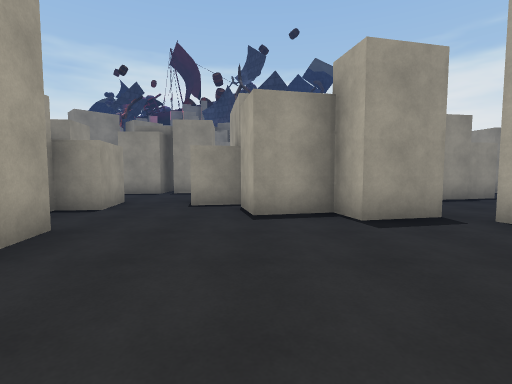
view 1 (above)

23 first-person views from a walk through a scene from a Unity 3-D project. The camera is 1.3 m above the floor, tilts 4° down and sees 85° across. The floor is counted in squares, 2 m on a side. Each view is taken from the middle of a square. On the plan, view 1 faces up. The plan holds only what a view shows up to about 9 squares ahead; the rest is blank. The place goes on beyond the plan. Some surface patterns are stand-ins.

view 2
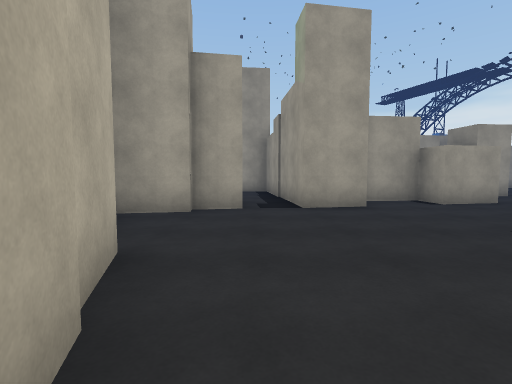

view 3
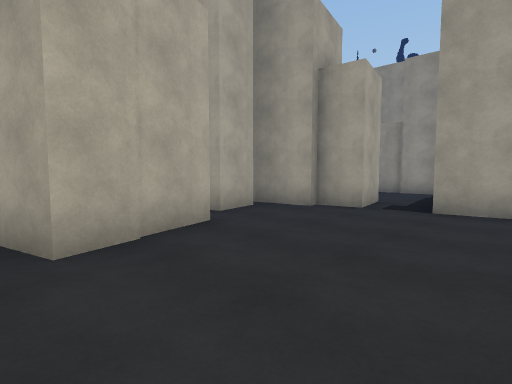

view 4
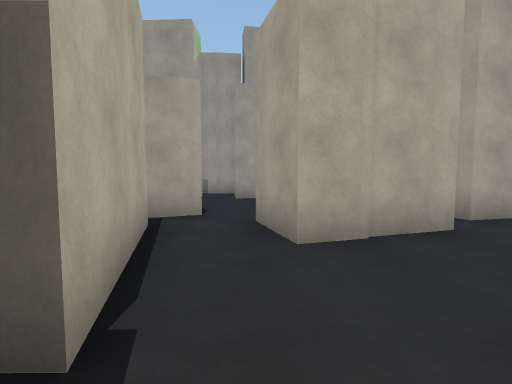

view 5
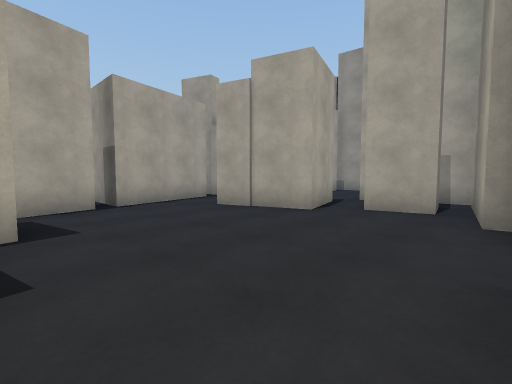

view 6
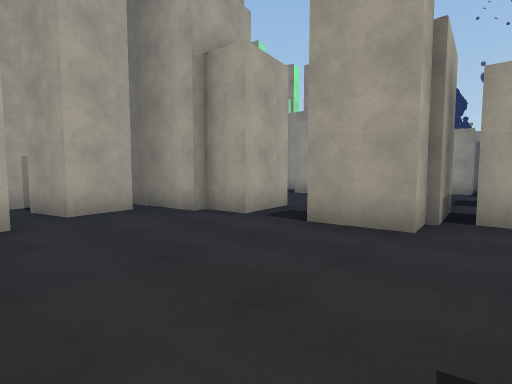

view 7
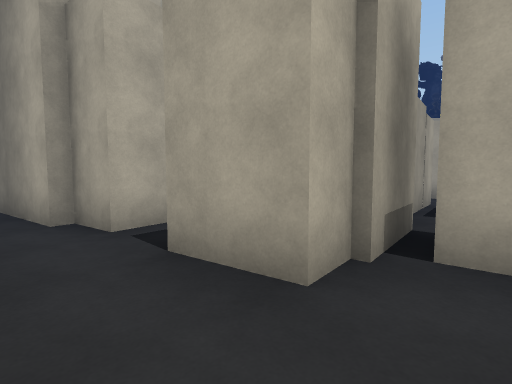

view 8
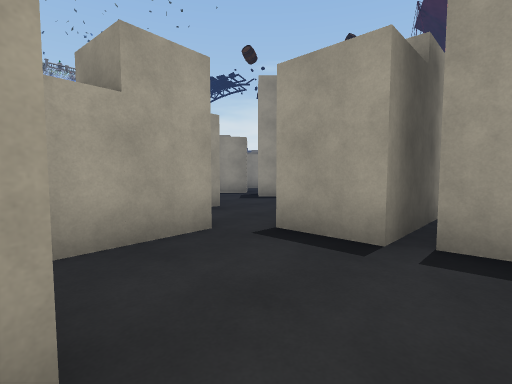

view 9
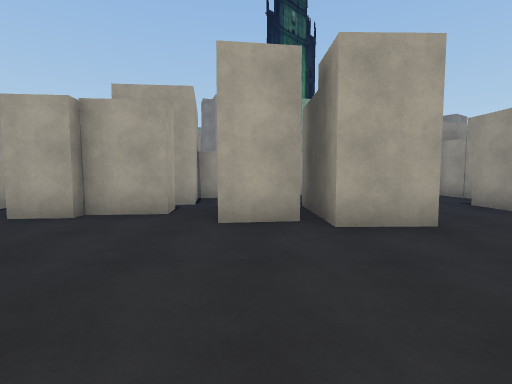

view 10
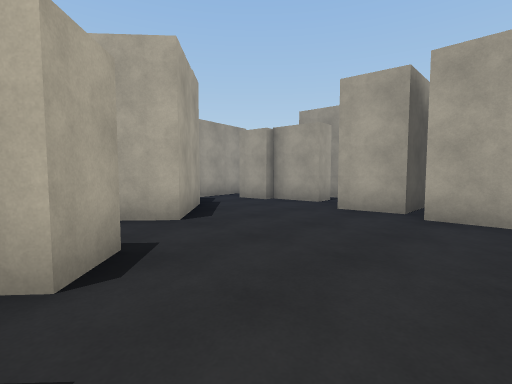

view 11
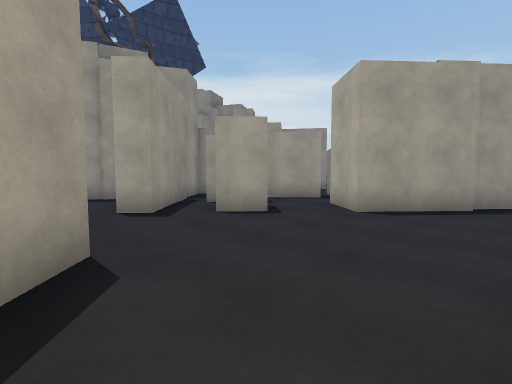

view 12
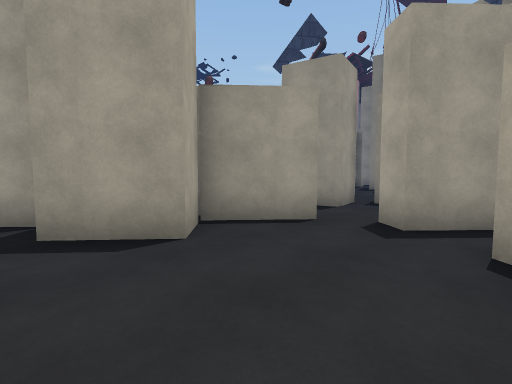

view 13
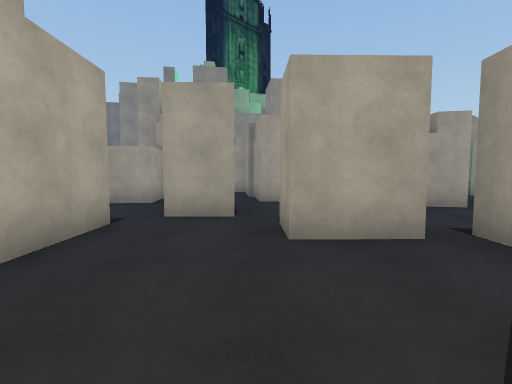

view 14
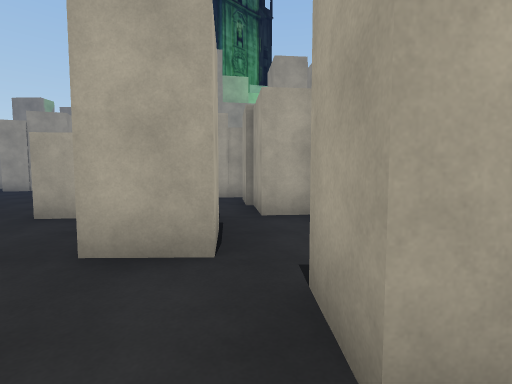

view 15
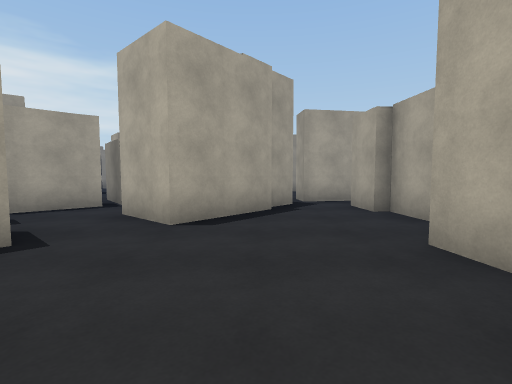

view 16
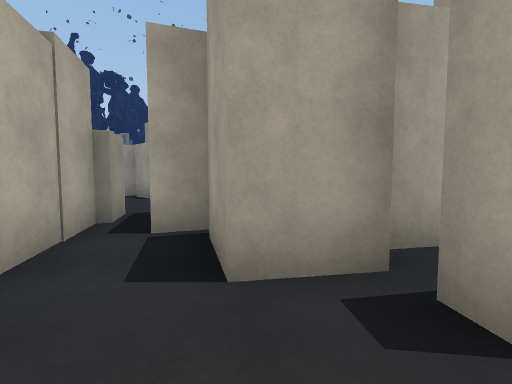

view 17
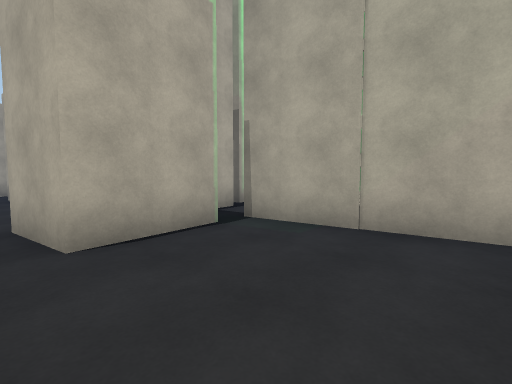

view 18
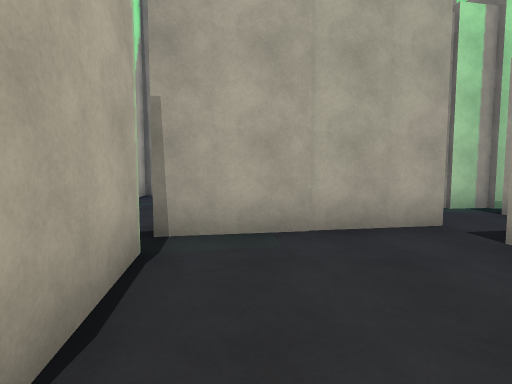

view 19
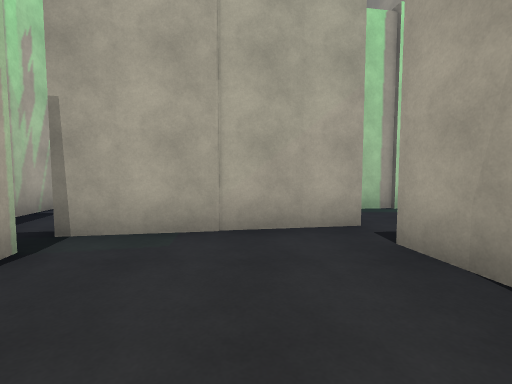

view 20
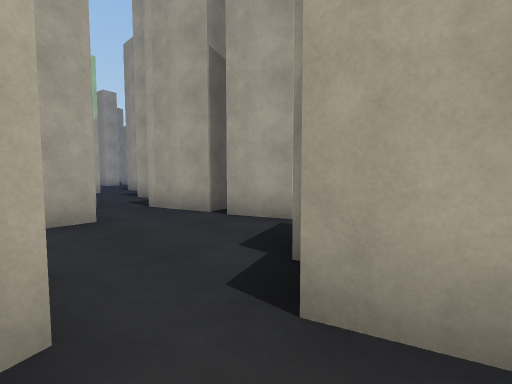

view 21
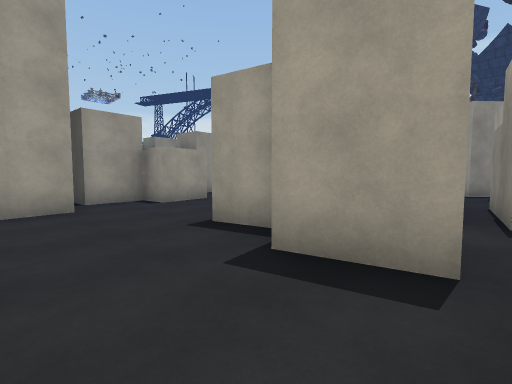

view 22
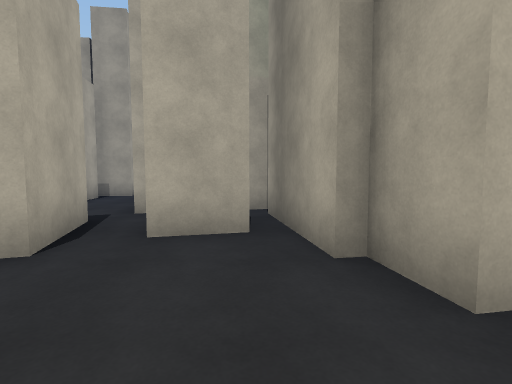

view 23
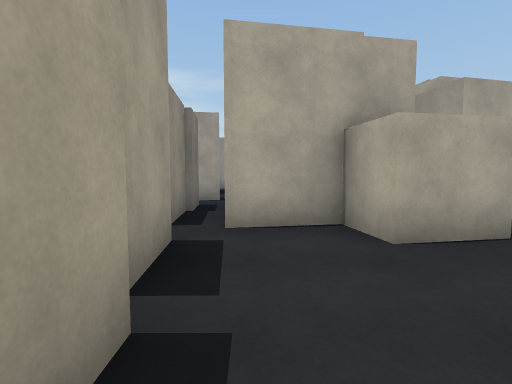

### Floor plan
Key: @ floor where view 1 was taken; # wall or solid block; . floor.
Columns run from 9 left of view 1 to 5 right of it. Each row starts with its distance up from view 1.
 18    ###.#
 17    ##..#
 16    #..###
 15    ##..### ##
 14    ##....#
 13   ###....##
 12 ###.......##
 11  ...........#
 10 #....###..#.#
  9 ..#..###.##.#
  8 .........####
  7 .#..#....#  ###
  6 ##..#.#.##  ...
  5  ###..#..###..
  4    #.##....#..
  3 .....##......#
  2 #.#####......##
  1   #..........##
  0   #...##.@##..#
 -1   #...#######.#
 -2   ...#####...##
 -3  #.###..###...
 -4  ##    .# #.#.#
 -5        .# #.#.
 -6         # ..###
 -7         ##..
 -8          #..

Where each view was taken, in squares from view 1:
view 1: 0 up, 0 right, facing up
view 2: 1 up, 3 right, facing left
view 3: 3 up, 3 right, facing down-left
view 4: 3 up, 3 right, facing down
view 5: 4 up, 2 left, facing down-right
view 6: 4 up, 1 right, facing down-left
view 7: 4 up, 1 left, facing down-left
view 8: 6 up, 2 left, facing up-left
view 9: 14 up, 2 left, facing down
view 10: 15 up, 4 left, facing down-right
view 11: 11 up, 5 left, facing up-right
view 12: 12 up, 2 left, facing up-left
view 13: 12 up, 6 left, facing down
view 14: 10 up, 6 left, facing down
view 15: 12 up, 4 left, facing right
view 16: 17 up, 3 left, facing left
view 17: 1 up, 6 left, facing down-right
view 18: 1 up, 4 left, facing down
view 19: 1 up, 5 left, facing down
view 20: 0 up, 4 right, facing down-left
view 21: 2 up, 3 right, facing up-left
view 22: 2 up, 1 left, facing down
view 23: 8 up, 4 left, facing right
